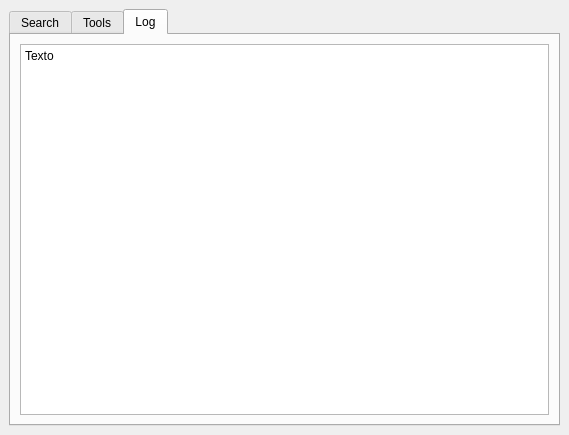
<?xml version="1.0" encoding="UTF-8"?>
<ui version="4.0">
 <class>GeoEASINDockWidgetBase</class>
 <widget class="QDockWidget" name="GeoEASINDockWidgetBase">
  <property name="geometry">
   <rect>
    <x>0</x>
    <y>0</y>
    <width>569</width>
    <height>435</height>
   </rect>
  </property>
  <property name="windowTitle">
   <string>GeoEASIN</string>
  </property>
  <widget class="QWidget" name="dockWidgetContents">
   <layout class="QHBoxLayout" name="horizontalLayout">
    <item>
     <widget class="QTabWidget" name="tabWidget">
      <property name="currentIndex">
       <number>2</number>
      </property>
      <widget class="QWidget" name="tabSearch">
       <attribute name="title">
        <string>Search</string>
       </attribute>
       <layout class="QGridLayout" name="gridLayout_3">
        <item row="0" column="1">
         <widget class="QPushButton" name="btnSearch">
          <property name="text">
           <string>Search</string>
          </property>
         </widget>
        </item>
        <item row="2" column="0">
         <widget class="QLabel" name="requestInfo">
          <property name="text">
           <string>Info</string>
          </property>
         </widget>
        </item>
        <item row="0" column="0">
         <widget class="QLineEdit" name="lineSpecieText">
          <property name="text">
           <string extracomment="comentario"/>
          </property>
          <property name="placeholderText">
           <string>Write the species scientific name or part of it. e.g. Procambarus acutus
                                    </string>
          </property>
         </widget>
        </item>
        <item row="1" column="0" colspan="2">
         <widget class="QTreeWidget" name="treeWidgetData">
          <property name="alternatingRowColors">
           <bool>true</bool>
          </property>
          <property name="selectionBehavior">
           <enum>QAbstractItemView::SelectItems</enum>
          </property>
          <property name="uniformRowHeights">
           <bool>false</bool>
          </property>
          <property name="sortingEnabled">
           <bool>true</bool>
          </property>
          <attribute name="headerMinimumSectionSize">
           <number>50</number>
          </attribute>
          <attribute name="headerHighlightSections">
           <bool>true</bool>
          </attribute>
          <column>
           <property name="text">
            <string notr="true">1</string>
           </property>
          </column>
         </widget>
        </item>
        <item row="2" column="1">
         <widget class="QPushButton" name="btnCleanResults">
          <property name="text">
           <string>Clean</string>
          </property>
         </widget>
        </item>
       </layout>
      </widget>
      <widget class="QWidget" name="tabTools">
       <attribute name="title">
        <string>Tools</string>
       </attribute>
       <widget class="QGroupBox" name="groupBaseMap">
        <property name="geometry">
         <rect>
          <x>10</x>
          <y>20</y>
          <width>521</width>
          <height>71</height>
         </rect>
        </property>
        <property name="title">
         <string>Load base map layers</string>
        </property>
        <widget class="QPushButton" name="btnBaseMapOSM">
         <property name="geometry">
          <rect>
           <x>20</x>
           <y>30</y>
           <width>75</width>
           <height>23</height>
          </rect>
         </property>
         <property name="text">
          <string>Add OSM</string>
         </property>
        </widget>
        <widget class="QPushButton" name="btnBaseMapCountries">
         <property name="geometry">
          <rect>
           <x>110</x>
           <y>30</y>
           <width>161</width>
           <height>23</height>
          </rect>
         </property>
         <property name="text">
          <string>Add countries layer</string>
         </property>
        </widget>
       </widget>
      </widget>
      <widget class="QWidget" name="tabLog">
       <attribute name="title">
        <string>Log</string>
       </attribute>
       <layout class="QGridLayout" name="gridLayout">
        <item row="0" column="0">
         <widget class="QPlainTextEdit" name="plainTextEdit">
          <property name="plainText">
           <string>Texto</string>
          </property>
         </widget>
        </item>
       </layout>
      </widget>
     </widget>
    </item>
   </layout>
  </widget>
 </widget>
 <resources/>
 <connections/>
</ui>
